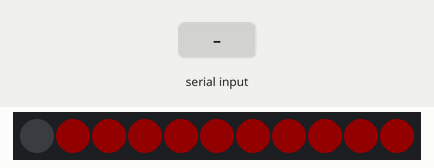
Simulated run of this sketch. Board: Arduino Uno, built with avr-gcc and run on an emulated ATmega328P. Parts: 11 RGB LEDs in strip order, left to right. The inputs (shaded band) are chosen by the test bench. Dim RGB values are drawn brighter than linear.

Above: at 0.42 s.
1.3 s: "progress:90\n" received over Serial
At 1.75 s:
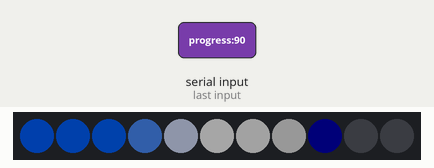
3.7 s: "boxchecked\n" received over Serial
At 3.91 s:
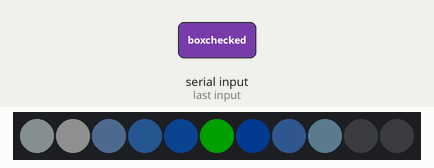
6.1 s: "progress:\n" received over Serial
At 7.9 s:
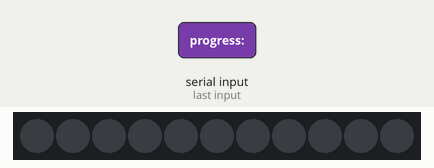
Timing chart, 0 to 9.4 s (numbered marks = the images above; inputs shaded):
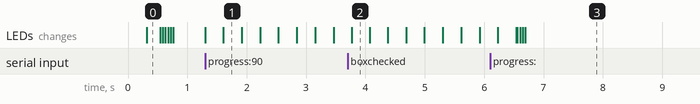

The sketch:

lightsketch_copy_20250808140047.ino
```cpp
#include <FastLED.h>

#define LED_PIN     4
#define NUM_LEDS    11
#define BRIGHTNESS  64
#define UPDATES_PER_SECOND 100

CRGB leds[NUM_LEDS];
float progress = 0.0;
float currentMappedProgress = 0.0;
bool shockwaveMode = false;
unsigned long shockwaveStartTime = 0;
const int SHOCKWAVE_DURATION = 500; // 0.5 seconds, much quicker

void setup() {
  Serial.begin(115200);
  FastLED.addLeds<NEOPIXEL, LED_PIN>(leds, NUM_LEDS);
  FastLED.setBrightness(BRIGHTNESS);

  // Set initial color (red)
  for (int i = 0; i < NUM_LEDS; i++) {
    leds[i] = CRGB(255, 0, 0);
  }
  FastLED.show();
}

void loop() {
  handleSerialInput();

  if (shockwaveMode) {
    runShockwave();
  } else {
    updateLeds();
  }

  FastLED.show();
  delay(1000 / UPDATES_PER_SECOND);
}

void handleSerialInput() {
  if (Serial.available()) {
    String input = Serial.readStringUntil('\n');
    input.trim();
    if (input.startsWith("progress:")) {
      String progressString = input.substring(9);
      progress = progressString.toFloat();

      // Clamp the progress value between 0 and 100
      if (progress < 0.0) progress = 0.0;
      if (progress > 100.0) progress = 100.0;

      // If we were in shockwave mode, exit it
      shockwaveMode = false;

    } else if (input == "boxchecked") {
      shockwaveMode = true;
      shockwaveStartTime = millis();
    }
  }
}

void updateLeds() {
  // Map progress to a value from 0 to NUM_LEDS
  float targetMappedProgress = map(progress, 0.0, 100.0, 0.0, NUM_LEDS);

  // Smoothly transition the mapped progress
  currentMappedProgress = lerp(currentMappedProgress, targetMappedProgress, 0.1);

  // Calculate the base color based on progress
  CRGB baseColor = getColorForProgress(progress);

  // Calculate the number of full LEDs and the fractional part
  int fullLeds = floor(currentMappedProgress);
  float fractionalPart = currentMappedProgress - fullLeds;

  for (int i = 0; i < NUM_LEDS; i++) {
    if (i < fullLeds) {
      // LEDs that should be fully on
      leds[i] = fadeToPattern(baseColor, i);
    } else if (i == fullLeds) {
      // The single fading-in LED
      CRGB fadedColor = fadeToPattern(baseColor, fullLeds);
      leds[fullLeds] = fadedColor.nscale8(255 * fractionalPart);
    } else {
      // LEDs that should be off
      leds[i].fadeToBlackBy(10); // Slowly fade to black
    }
  }
}

void runShockwave() {
  unsigned long currentTime = millis();
  unsigned long elapsedTime = currentTime - shockwaveStartTime;

  if (elapsedTime > SHOCKWAVE_DURATION) {
    shockwaveMode = false;
    return;
  }

  // Fade all LEDs to black
  fadeToBlackBy(leds, NUM_LEDS, 50);

  // Calculate a "shockwave" position that expands from the center
  float shockwavePos = map(elapsedTime, 0, SHOCKWAVE_DURATION, 0, NUM_LEDS / 2.0);

  // Center LED is index 5
  int center = NUM_LEDS / 2;

  // Calculate the position of the first LED in the pair
  int led1Index = center - floor(shockwavePos);

  // Calculate the position of the second LED in the pair
  int led2Index = center + floor(shockwavePos);

  // Apply the shockwave effect
  if (led1Index >= 0) {
    leds[led1Index] = CRGB::Green;
  }

  if (led2Index < NUM_LEDS && led1Index != led2Index) { // Avoid lighting the same LED twice
    leds[led2Index] = CRGB::Green;
  }
}

CRGB getColorForProgress(float prog) {
  // Create a color palette with more phases
  // Red -> Magenta -> Blue -> Cyan -> Blue (more intense blue)
  if (prog <= 25) {
    // Red to Magenta
    return blend(CRGB(255, 0, 0), CRGB(255, 0, 255), map(prog, 0, 25, 0, 255));
  } else if (prog <= 50) {
    // Magenta to Blue
    return blend(CRGB(255, 0, 255), CRGB(0, 0, 255), map(prog, 25, 50, 0, 255));
  } else if (prog <= 75) {
    // Blue to Cyan
    return blend(CRGB(0, 0, 255), CRGB(0, 255, 255), map(prog, 50, 75, 0, 255));
  } else {
    // Cyan to a more intense Blue
    return blend(CRGB(0, 255, 255), CRGB(0, 0, 255), map(prog, 75, 100, 0, 255));
  }
}

CRGB fadeToPattern(CRGB targetColor, int ledIndex) {
  // A subtle sine wave pattern for a moving effect
  uint8_t patternShift = sin8(millis() / 5 + ledIndex * 25);
  uint8_t colorMod = map(patternShift, 0, 255, -10, 10); // Reduced range for closer shades

  int r = targetColor.r + colorMod;
  int g = targetColor.g + colorMod;
  int b = targetColor.b + colorMod;

  // Clamp values to stay within 0-255 range
  r = constrain(r, 0, 255);
  g = constrain(g, 0, 255);
  b = constrain(b, 0, 255);

  CRGB newColor = CRGB(r, g, b);

  // Smoothly fade from the previous color to the new one
  leds[ledIndex].nscale8(240); // Fade old color by 15/16
  leds[ledIndex] += newColor.nscale8(15);  // Add a small amount of the new color

  return leds[ledIndex];
}

// A simple linear interpolation function
float lerp(float a, float b, float t) {
  return a + t * (b - a);
}
```

Measured:
- after the input at 1.3 s, the LEDs: first change at once (image 1 shows a later state)
- after the input at 3.7 s, the LEDs: change after 0.07 s (image 2)
- after the input at 6.1 s, the LEDs: first change after 0.13 s (image 3 shows a later state)
